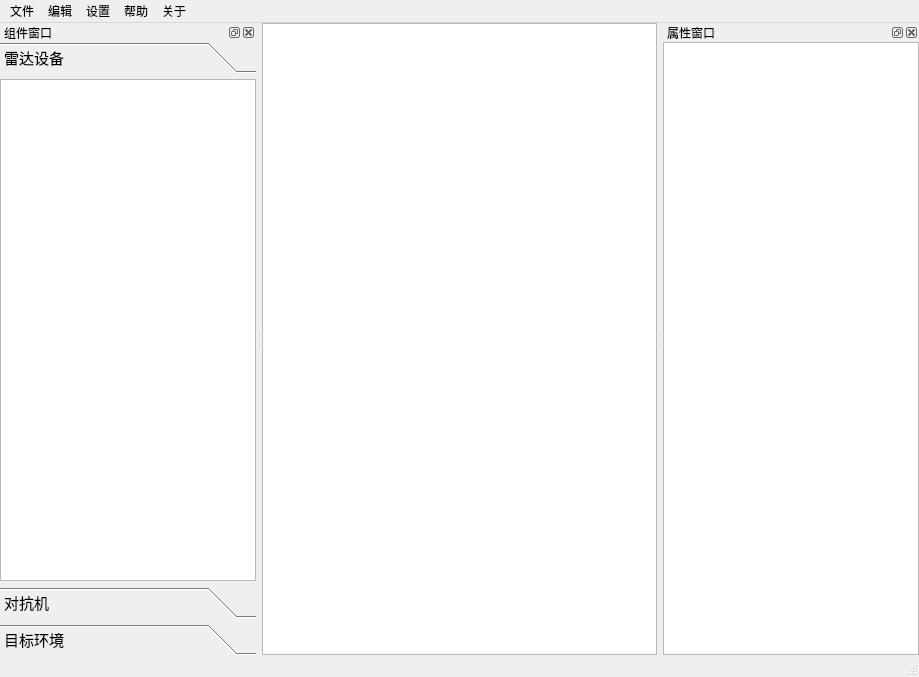
<?xml version="1.0" encoding="UTF-8"?>
<ui version="4.0">
 <class>MainWindowNew</class>
 <widget class="QMainWindow" name="MainWindowNew">
  <property name="geometry">
   <rect>
    <x>0</x>
    <y>0</y>
    <width>919</width>
    <height>677</height>
   </rect>
  </property>
  <property name="windowTitle">
   <string>MainWindow</string>
  </property>
  <widget class="QWidget" name="centralwidget">
   <layout class="QGridLayout" name="gridLayout_5">
    <property name="leftMargin">
     <number>0</number>
    </property>
    <property name="topMargin">
     <number>0</number>
    </property>
    <property name="rightMargin">
     <number>0</number>
    </property>
    <property name="bottomMargin">
     <number>0</number>
    </property>
    <property name="spacing">
     <number>0</number>
    </property>
    <item row="0" column="0">
     <widget class="QGraphicsView" name="graphicsView">
      <property name="styleSheet">
       <string notr="true"/>
      </property>
      <property name="frameShape">
       <enum>QFrame::StyledPanel</enum>
      </property>
      <property name="frameShadow">
       <enum>QFrame::Plain</enum>
      </property>
      <property name="sizeAdjustPolicy">
       <enum>QAbstractScrollArea::AdjustIgnored</enum>
      </property>
      <property name="viewportUpdateMode">
       <enum>QGraphicsView::MinimalViewportUpdate</enum>
      </property>
     </widget>
    </item>
   </layout>
  </widget>
  <widget class="QMenuBar" name="menubar">
   <property name="geometry">
    <rect>
     <x>0</x>
     <y>0</y>
     <width>919</width>
     <height>21</height>
    </rect>
   </property>
   <widget class="QMenu" name="menufile">
    <property name="title">
     <string>文件</string>
    </property>
    <addaction name="actionnewFile"/>
    <addaction name="actionsaveFile"/>
    <addaction name="separator"/>
    <addaction name="actionexit"/>
   </widget>
   <widget class="QMenu" name="menuedit">
    <property name="title">
     <string>编辑</string>
    </property>
   </widget>
   <widget class="QMenu" name="menusetting">
    <property name="title">
     <string>设置</string>
    </property>
    <addaction name="actio_leftDock"/>
    <addaction name="actionProperty"/>
   </widget>
   <widget class="QMenu" name="menuhelp">
    <property name="title">
     <string>帮助</string>
    </property>
   </widget>
   <widget class="QMenu" name="menuabout">
    <property name="title">
     <string>关于</string>
    </property>
    <addaction name="actionabout_DPSP"/>
    <addaction name="actionabout_us"/>
   </widget>
   <addaction name="menufile"/>
   <addaction name="menuedit"/>
   <addaction name="menusetting"/>
   <addaction name="menuhelp"/>
   <addaction name="menuabout"/>
  </widget>
  <widget class="QStatusBar" name="statusBar"/>
  <widget class="QDockWidget" name="dockWidget_left">
   <property name="minimumSize">
    <size>
     <width>107</width>
     <height>228</height>
    </size>
   </property>
   <property name="windowTitle">
    <string>组件窗口</string>
   </property>
   <attribute name="dockWidgetArea">
    <number>1</number>
   </attribute>
   <widget class="QWidget" name="dockWidgetContents_3">
    <layout class="QGridLayout" name="gridLayout">
     <property name="leftMargin">
      <number>0</number>
     </property>
     <property name="topMargin">
      <number>0</number>
     </property>
     <property name="rightMargin">
      <number>0</number>
     </property>
     <property name="bottomMargin">
      <number>0</number>
     </property>
     <property name="spacing">
      <number>0</number>
     </property>
     <item row="0" column="0">
      <widget class="QToolBox" name="toolBox_left">
       <property name="font">
        <font>
         <family>黑体</family>
         <pointsize>11</pointsize>
        </font>
       </property>
       <property name="currentIndex">
        <number>0</number>
       </property>
       <property name="tabSpacing">
        <number>6</number>
       </property>
       <widget class="QWidget" name="page_rader">
        <property name="geometry">
         <rect>
          <x>0</x>
          <y>0</y>
          <width>256</width>
          <height>524</height>
         </rect>
        </property>
        <attribute name="icon">
         <iconset>
          <normaloff>:/img/radar.png</normaloff>:/img/radar.png</iconset>
        </attribute>
        <attribute name="label">
         <string>雷达设备</string>
        </attribute>
        <layout class="QGridLayout" name="gridLayout_8">
         <property name="leftMargin">
          <number>0</number>
         </property>
         <property name="topMargin">
          <number>0</number>
         </property>
         <property name="rightMargin">
          <number>0</number>
         </property>
         <property name="bottomMargin">
          <number>0</number>
         </property>
         <property name="spacing">
          <number>0</number>
         </property>
         <item row="0" column="0">
          <widget class="DragListWidget" name="listWidget_rader">
           <property name="sizePolicy">
            <sizepolicy hsizetype="Preferred" vsizetype="Preferred">
             <horstretch>0</horstretch>
             <verstretch>0</verstretch>
            </sizepolicy>
           </property>
          </widget>
         </item>
        </layout>
       </widget>
       <widget class="QWidget" name="page_ecm">
        <property name="geometry">
         <rect>
          <x>0</x>
          <y>0</y>
          <width>256</width>
          <height>524</height>
         </rect>
        </property>
        <attribute name="icon">
         <iconset>
          <normaloff>:/img/ecmdemo.jpg</normaloff>:/img/ecmdemo.jpg</iconset>
        </attribute>
        <attribute name="label">
         <string>对抗机</string>
        </attribute>
        <layout class="QGridLayout" name="gridLayout_6">
         <property name="leftMargin">
          <number>0</number>
         </property>
         <property name="topMargin">
          <number>0</number>
         </property>
         <property name="rightMargin">
          <number>0</number>
         </property>
         <property name="bottomMargin">
          <number>0</number>
         </property>
         <property name="spacing">
          <number>0</number>
         </property>
         <item row="0" column="0">
          <widget class="ECMDragListWidget" name="listWidget_ecm"/>
         </item>
        </layout>
       </widget>
       <widget class="QWidget" name="page_object">
        <property name="geometry">
         <rect>
          <x>0</x>
          <y>0</y>
          <width>256</width>
          <height>524</height>
         </rect>
        </property>
        <attribute name="icon">
         <iconset>
          <normaloff>:/img/input.png</normaloff>:/img/input.png</iconset>
        </attribute>
        <attribute name="label">
         <string>目标环境</string>
        </attribute>
        <layout class="QGridLayout" name="gridLayout_7">
         <property name="leftMargin">
          <number>0</number>
         </property>
         <property name="topMargin">
          <number>0</number>
         </property>
         <property name="rightMargin">
          <number>0</number>
         </property>
         <property name="bottomMargin">
          <number>0</number>
         </property>
         <property name="spacing">
          <number>0</number>
         </property>
         <item row="0" column="0">
          <widget class="QListWidget" name="listWidget_object"/>
         </item>
        </layout>
       </widget>
      </widget>
     </item>
    </layout>
   </widget>
  </widget>
  <widget class="QDockWidget" name="dockWidget_property">
   <property name="sizePolicy">
    <sizepolicy hsizetype="Preferred" vsizetype="Preferred">
     <horstretch>0</horstretch>
     <verstretch>0</verstretch>
    </sizepolicy>
   </property>
   <property name="windowTitle">
    <string>属性窗口</string>
   </property>
   <attribute name="dockWidgetArea">
    <number>2</number>
   </attribute>
   <widget class="QWidget" name="dockWidgetContents">
    <layout class="QGridLayout" name="gridLayout_2">
     <property name="leftMargin">
      <number>0</number>
     </property>
     <property name="topMargin">
      <number>0</number>
     </property>
     <property name="rightMargin">
      <number>0</number>
     </property>
     <property name="bottomMargin">
      <number>0</number>
     </property>
     <property name="spacing">
      <number>0</number>
     </property>
     <item row="0" column="0">
      <widget class="QListWidget" name="listWidget_property">
       <property name="autoScrollMargin">
        <number>10</number>
       </property>
      </widget>
     </item>
    </layout>
   </widget>
  </widget>
  <action name="actionnewFile">
   <property name="icon">
    <iconset>
     <normaloff>:/img/new.png</normaloff>:/img/new.png</iconset>
   </property>
   <property name="text">
    <string>新建工程</string>
   </property>
   <property name="toolTip">
    <string>新建工程</string>
   </property>
  </action>
  <action name="actionsaveFile">
   <property name="icon">
    <iconset>
     <normaloff>:/img/save.png</normaloff>:/img/save.png</iconset>
   </property>
   <property name="text">
    <string>保存工程</string>
   </property>
   <property name="toolTip">
    <string>保存工程</string>
   </property>
  </action>
  <action name="actionabout_DPSP">
   <property name="icon">
    <iconset>
     <normaloff>:/img/about.png</normaloff>:/img/about.png</iconset>
   </property>
   <property name="text">
    <string>关于 DPSP</string>
   </property>
  </action>
  <action name="actionabout_us">
   <property name="icon">
    <iconset>
     <normaloff>:/img/aboutUs.png</normaloff>:/img/aboutUs.png</iconset>
   </property>
   <property name="text">
    <string>关于我们</string>
   </property>
  </action>
  <action name="actionexit">
   <property name="icon">
    <iconset>
     <normaloff>:/img/exit.png</normaloff>:/img/exit.png</iconset>
   </property>
   <property name="text">
    <string>退出</string>
   </property>
  </action>
  <action name="actio_leftDock">
   <property name="checkable">
    <bool>true</bool>
   </property>
   <property name="checked">
    <bool>true</bool>
   </property>
   <property name="icon">
    <iconset>
     <normaloff>:/img/compXmlDock.png</normaloff>:/img/compXmlDock.png</iconset>
   </property>
   <property name="text">
    <string>组件栏</string>
   </property>
  </action>
  <action name="actionProperty">
   <property name="checkable">
    <bool>true</bool>
   </property>
   <property name="checked">
    <bool>false</bool>
   </property>
   <property name="icon">
    <iconset>
     <normaloff>:/img/property.png</normaloff>:/img/property.png</iconset>
   </property>
   <property name="text">
    <string>属性窗口</string>
   </property>
  </action>
 </widget>
 <customwidgets>
  <customwidget>
   <class>DragListWidget</class>
   <extends>QListWidget</extends>
   <header location="global">draglistwidget.h</header>
  </customwidget>
  <customwidget>
   <class>ECMDragListWidget</class>
   <extends>QListWidget</extends>
   <header location="global">ecmdraglistwidget.h</header>
  </customwidget>
 </customwidgets>
 <resources/>
 <connections/>
</ui>
